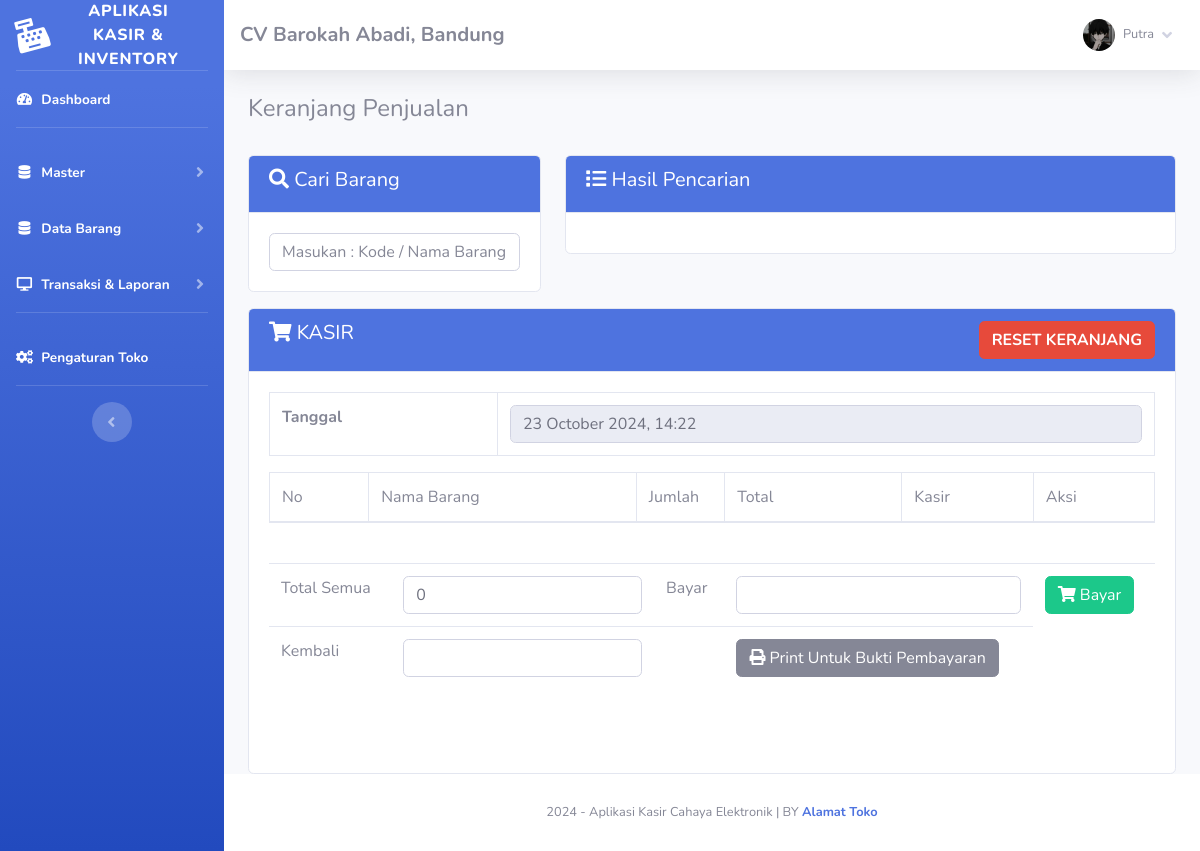
The page /index.php?page=jual (signed in) on the database as committed earlier.
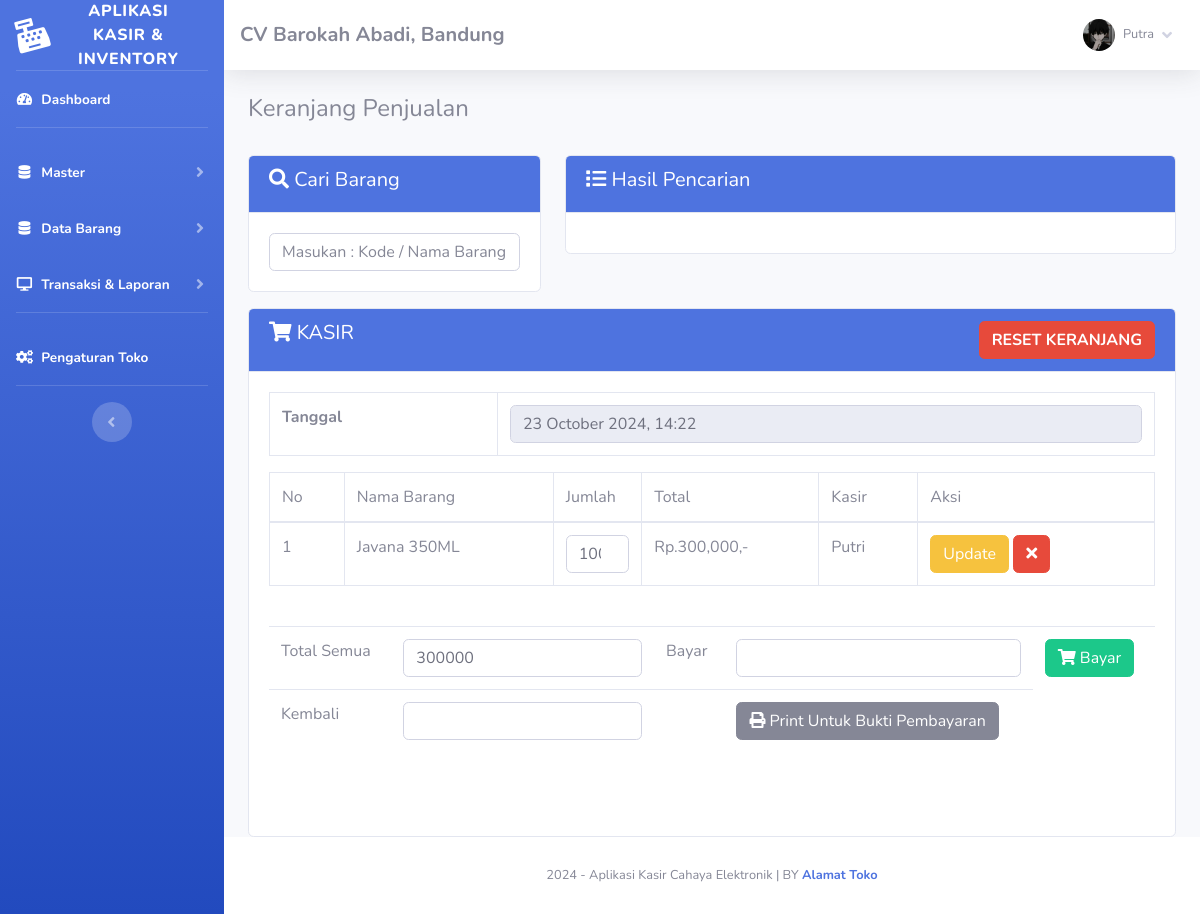
The same page on the database as committed later.
### tables this page shows
CREATE TABLE IF NOT EXISTS `penjualan` (
  `id_penjualan` int NOT NULL AUTO_INCREMENT,
  `id_barang` varchar(255) NOT NULL,
  `id_member` int NOT NULL,
  `jumlah` varchar(255) NOT NULL,
  `total` varchar(255) NOT NULL,
  `tanggal_input` varchar(255) NOT NULL,
  PRIMARY KEY (`id_penjualan`),
  KEY `id_member` (`id_member`),
  CONSTRAINT `penjualan_ibfk_1` FOREIGN KEY (`id_member`) REFERENCES `member` (`id_member`)
);

CREATE TABLE IF NOT EXISTS `barang` (
  `id` int NOT NULL AUTO_INCREMENT,
  `id_barang` varchar(255) NOT NULL,
  `id_kategori` int NOT NULL,
  `nama_barang` text NOT NULL,
  `merk` varchar(255) NOT NULL,
  `harga_beli` varchar(255) NOT NULL,
  `harga_jual` varchar(255) NOT NULL,
  `unit_id` int unsigned NOT NULL,
  `stok` text NOT NULL,
  PRIMARY KEY (`id`),
  KEY `barang(fk)kategori` (`id_kategori`),
  KEY `barang(fk)unit` (`unit_id`),
  CONSTRAINT `barang(fk)kategori` FOREIGN KEY (`id_kategori`) REFERENCES `kategori` (`id_kategori`),
  CONSTRAINT `barang(fk)unit` FOREIGN KEY (`unit_id`) REFERENCES `units` (`id`)
);

CREATE TABLE IF NOT EXISTS `member` (
  `id_member` int NOT NULL AUTO_INCREMENT,
  `nm_member` varchar(255) NOT NULL,
  `alamat_member` text NOT NULL,
  `telepon` varchar(255) NOT NULL,
  `email` varchar(255) NOT NULL,
  `gambar` text NOT NULL,
  `NIK` text NOT NULL,
  PRIMARY KEY (`id_member`)
);

### fungsi/view/view.php (called while the page is built, shortened)
<?php
class view
{
    protected $db;
    public function __construct($db)
    {
        $this->db = $db;
    }
    public function penjualan()
    {
        $sql = "SELECT penjualan.* , barang.id_barang, barang.nama_barang, member.id_member,
                member.nm_member from penjualan
                left join barang on barang.id_barang=penjualan.id_barang
                left join member on member.id_member=penjualan.id_member
                ORDER BY id_penjualan";
        $row = $this->db->prepare($sql);
        $row->execute();
        $hasil = $row->fetchAll();
        return $hasil;
    }
}

### admin/module/jual/index.php (the view, shortened to what this page needs)
<h4>Keranjang Penjualan</h4>
<br>
<div class="row">
	<div class="col-sm-4">
		<div class="card card-primary mb-3">
			<div class="card-header bg-primary text-white">
				<h5><i class="fa fa-search"></i> Cari Barang</h5>
			</div>
			<div class="card-body">
				<input type="text" id="cari" class="form-control" name="cari" placeholder="Masukan : Kode / Nama Barang  [ENTER]">
			</div>
		</div>
	</div>
	<div class="col-sm-8">
		<div class="card card-primary mb-3">
			<div class="card-header bg-primary text-white">
				<h5><i class="fa fa-list"></i> Hasil Pencarian</h5>
			</div>
			<div class="card-body">
			</div>
		</div>
	</div>
	<div class="col-sm-12">
		<div class="card card-primary">
			<div class="card-header bg-primary text-white">
				<h5><i class="fa fa-shopping-cart"></i> KASIR
					<a class="btn btn-danger float-right"
						onclick="javascript:return confirm('Apakah anda ingin reset keranjang ?');" href="fungsi/hapus/hapus.php?penjualan=jual">
						<b>RESET KERANJANG</b></a>
				</h5>
			</div>
			<div class="card-body">
				<div id="keranjang" class="table-responsive">
					<table class="table table-bordered">
						<tr>
							<td><b>Tanggal</b></td>
							<td><input type="text" readonly="readonly" class="form-control" value="<?php echo date("j F Y, G:i"); ?>" name="tgl"></td>
						</tr>
					</table>
					<table class="table table-bordered w-100" id="example1">
						<thead>
							<tr>
								<td> No</td>
								<td> Nama Barang</td>
								<td style="width:10%;"> Jumlah</td>
								<td style="width:20%;"> Total</td>
								<td> Kasir</td>
								<td> Aksi</td>
							</tr>
						</thead>
						<tbody>
							<?php $total_bayar = 0;
							$no = 1;
							$hasil_penjualan = $lihat->penjualan(); ?>
							<?php foreach ($hasil_penjualan  as $isi) { ?>
								<tr>
									<td><?php echo $no; ?></td>
									<td><?php echo $isi['nama_barang']; ?></td>
									<td>
										<form method="POST" action="fungsi/edit/edit.php?jual=jual">
											<input type="number" name="jumlah" value="<?php echo $isi['jumlah']; ?>" class="form-control">
									</td>
									<td>Rp.<?php echo number_format($isi['total']); ?>,-</td>
									<td><?php echo $isi['nm_member']; ?></td>
									<td>
										<button type="submit" class="btn btn-warning">Update</button>
										<a href="fungsi/hapus/hapus.php?jual=jual&id=<?php echo $isi['id_penjualan']; ?>&brg=<?php echo $isi['id_barang']; ?>
										&jml=<?php echo $isi['jumlah']; ?>" class="btn btn-danger"><i class="fa fa-times"></i>
										</a>
									</td>
								</tr>
							<?php $no++;
								$total_bayar += $isi['total'];
							} ?>
						</tbody>
					</table>
					<br />
					<div id="kasirnya">
						<table class="table table-stripped">
							<form method="POST" action="index.php?page=jual&nota=yes#kasirnya">
								<tr>
									<td>Total Semua </td>
									<td><input type="text" class="form-control" name="total" value="<?php echo $total_bayar; ?>"></td>
									<td>Bayar </td>
									<td><input type="text" class="form-control" name="bayar" value="<?php echo $bayar; ?>"></td>
									<td><button class="btn btn-success"><i class="fa fa-shopping-cart"></i> Bayar</button>
										<?php if (!empty($_GET['nota'] == 'yes')) { ?>
											<a class="btn btn-danger" href="fungsi/hapus/hapus.php?penjualan=jual">
												<b>RESET</b></a>
									</td><?php } ?></td>
								</tr>
							</form>
							<tr>
								<td>Kembali</td>
								<td><input type="text" class="form-control" value="<?php echo $hitung; ?>"></td>
								<td></td>
								<td>
									<a href="print.php?nm_member=<?php echo $_SESSION['admin']['nm_member']; ?>
								&bayar=<?php echo $bayar; ?>&kembali=<?php echo $hitung; ?>" target="_blank">
										<button class="btn btn-secondary">
											<i class="fa fa-print"></i> Print Untuk Bukti Pembayaran
										</button></a>
								</td>
							</tr>
						</table>
						<br />
						<br />
					</div>
				</div>
			</div>
		</div>
	</div>

Rows that differ between the two databases and show on the page:
added penjualan: barang.nama_barang "Javana 350ML", jumlah "100", total "300,000", id_member.nm_member "Putri"
Other text that changed with them:
form field total: "0" → "300000"
